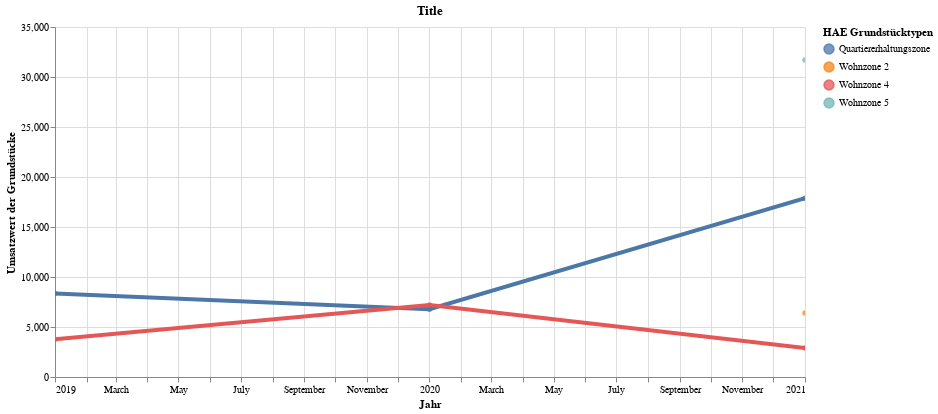

The code cell stored with this chart in its notebook:
### Code cell
highlight = alt.selection(type='single', on='mouseover', fields=['Zonenart'], nearest=True)
#x='date:StichtagDatJahr',
base = alt.Chart(data2betested.reset_index().query('Quartier_Nummer == 31'), title="Title").encode(
    x=alt.X('Jahr', axis=alt.Axis(title='Jahr'))# , axis=alt.Axis(format='%', title='percentage')
    , y=alt.X('Medianqmp', axis=alt.Axis(title='Umsatzwert der Grundstücke'))
    , color=alt.Color('Zonenart', legend=alt.Legend(title="HAE Grundstücktypen", orient="right"))  
    ,tooltip=['Jahr', 'Quartier_Name','Zonenart','Medianqmp']    
)
points = base.mark_circle().encode(
    opacity=alt.value(0.75)
).add_selection(
    highlight
).properties(
    width=750 , height=350
)
lines = base.mark_line().encode(
    size=alt.condition(~highlight, alt.value(0.5), alt.value(4))
).interactive()

lines + points

### Figure 1 — Vega-Lite specification as saved in the notebook (floating-point values rounded to 4 significant figures)
{"config": {"view": {"continuousWidth": 400, "continuousHeight": 300}}, "layer": [{"mark": "line", "encoding": {"color": {"type": "nominal", "field": "Zonenart", "legend": {"orient": "right", "title": "HAE Grundstücktypen"}}, "size": {"condition": {"value": 0.5, "selection": {"not": "selector001"}}, "value": 4}, "tooltip": [{"type": "temporal", "field": "Jahr"}, {"type": "nominal", "field": "Quartier_Name"}, {"type": "nominal", "field": "Zonenart"}, {"type": "quantitative", "field": "Medianqmp"}], "x": {"type": "temporal", "axis": {"title": "Jahr"}, "field": "Jahr"}, "y": {"type": "quantitative", "axis": {"title": "Umsatzwert der Grundstücke"}, "field": "Medianqmp"}}, "selection": {"selector002": {"type": "interval", "bind": "scales", "encodings": ["x", "y"]}}, "title": "Title"}, {"mark": "circle", "encoding": {"color": {"type": "nominal", "field": "Zonenart", "legend": {"orient": "right", "title": "HAE Grundstücktypen"}}, "opacity": {"value": 0.75}, "tooltip": [{"type": "temporal", "field": "Jahr"}, {"type": "nominal", "field": "Quartier_Name"}, {"type": "nominal", "field": "Zonenart"}, {"type": "quantitative", "field": "Medianqmp"}], "x": {"type": "temporal", "axis": {"title": "Jahr"}, "field": "Jahr"}, "y": {"type": "quantitative", "axis": {"title": "Umsatzwert der Grundstücke"}, "field": "Medianqmp"}}, "height": 350, "selection": {"selector001": {"type": "single", "on": "mouseover", "fields": ["Zonenart"], "nearest": true}}, "title": "Title", "width": 750}], "data": {"name": "data-54bceb798f2f8492a91721f6deaa0b88"}, "$schema": "https://vega.github.io/schema/vega-lite/v4.8.1.json", "datasets": {"data-54bceb798f2f8492a91721f6deaa0b88": [{"Jahr": "2019-01-01T00:00:00", "Quartier_Name": "Alt-Wiedikon", "Quartier_Nummer": 31, "Medianqmp": 8360, "Zonenart": "Quartiererhaltungszone", "Anzahl_HAE": "4"}, {"Jahr": "2020-01-01T00:00:00", "Quartier_Name": "Alt-Wiedikon", "Quartier_Nummer": 31, "Medianqmp": 6780, "Zonenart": "Quartiererhaltungszone", "Anzahl_HAE": "6"}, {"Jahr": "2021-01-01T00:00:00", "Quartier_Name": "Alt-Wiedikon", "Quartier_Nummer": 31, "Medianqmp": 17880, "Zonenart": "Quartiererhaltungszone", "Anzahl_HAE": "5"}, {"Jahr": "2021-01-01T00:00:00", "Quartier_Name": "Alt-Wiedikon", "Quartier_Nummer": 31, "Medianqmp": 6400, "Zonenart": "Wohnzone 2", "Anzahl_HAE": "1–3"}, {"Jahr": "2019-01-01T00:00:00", "Quartier_Name": "Alt-Wiedikon", "Quartier_Nummer": 31, "Medianqmp": 3780, "Zonenart": "Wohnzone 4", "Anzahl_HAE": "8-10"}, {"Jahr": "2020-01-01T00:00:00", "Quartier_Name": "Alt-Wiedikon", "Quartier_Nummer": 31, "Medianqmp": 7190, "Zonenart": "Wohnzone 4", "Anzahl_HAE": "6-10"}, {"Jahr": "2021-01-01T00:00:00", "Quartier_Name": "Alt-Wiedikon", "Quartier_Nummer": 31, "Medianqmp": 2900, "Zonenart": "Wohnzone 4", "Anzahl_HAE": "6"}, {"Jahr": "2021-01-01T00:00:00", "Quartier_Name": "Alt-Wiedikon", "Quartier_Nummer": 31, "Medianqmp": 31700, "Zonenart": "Wohnzone 5", "Anzahl_HAE": "1–3"}]}}
